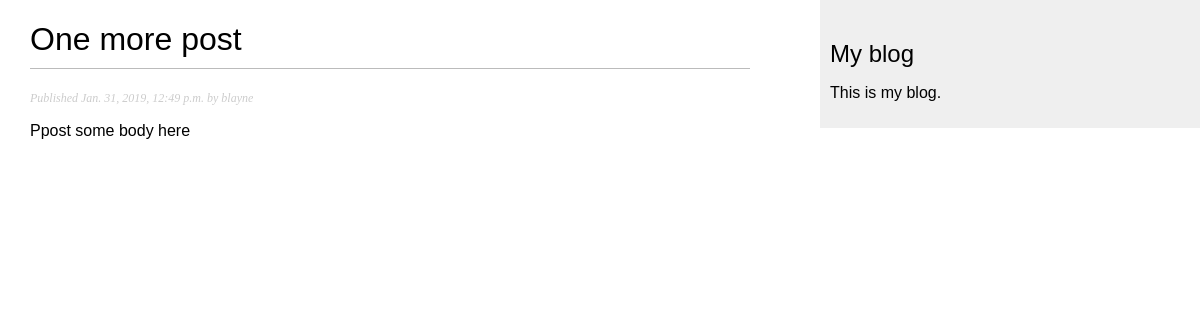
The page /blog/2019/1/31/one-more-post/ on the database its author committed.
### blog/models.py (models this page shows, shortened)
class Post(models.Model):
    STATUS_CHOICE = (
        ('draft', 'Draft'),
        ('published', 'Published'),
    )
    title = models.CharField(max_length=250)
    slug = models.SlugField(max_length=250, unique_for_date='publish')
    author = models.ForeignKey(User, on_delete=models.CASCADE, related_name='blog_post')
    body = models.TextField()
    publish = models.DateTimeField(default=timezone.now)
    created = models.DateTimeField(auto_now_add=True)
    updated = models.DateTimeField(auto_now=True)
    status = models.CharField(max_length=10, choices=STATUS_CHOICE, default='draft')
    objects = models.Manager()  # The default manager
    published = PublishedManager()  # Our custom manager

### blog/views.py (the view)
# urls.py: path('<int:year>/<int:month>/<int:day>/<slug:post>/', views.post_detail, name='post_detail'),
def post_detail(request, year, month, day, post):
    post = get_object_or_404(Post, slug=post, status='published', publish__year=year, publish__month=month,
                             publish__day=day)
    return render(request, 'blog/post/detail.html', {'post': post})

### blog/templates/blog/post/detail.html (shortened to what this page needs)
{% extends "blog/base.html" %}
{% block content %}
    <h1>{{ post.title }}</h1>
    <p class="date">
        Published {{ post.publish }} by {{ post.author }}
    </p>
    {{ post.body|linebreaks }}
{% endblock %}

### blog/static/css/blog.css (style rules this page uses)
body { margin:0; padding:0; font-family:helvetica, sans-serif; }
h1 { font-weight:normal; border-bottom:1px solid #bbb; padding:0 0 10px 0; }
p.date { color:#ccc; font-family: georgia, serif; font-size: 12px; font-style: italic; }

### rows shown on the page
Post: title "One more post", publish "Jan. 31, 2019, 12:49 p.m.", author "blayne", body "Ppost some body here"
